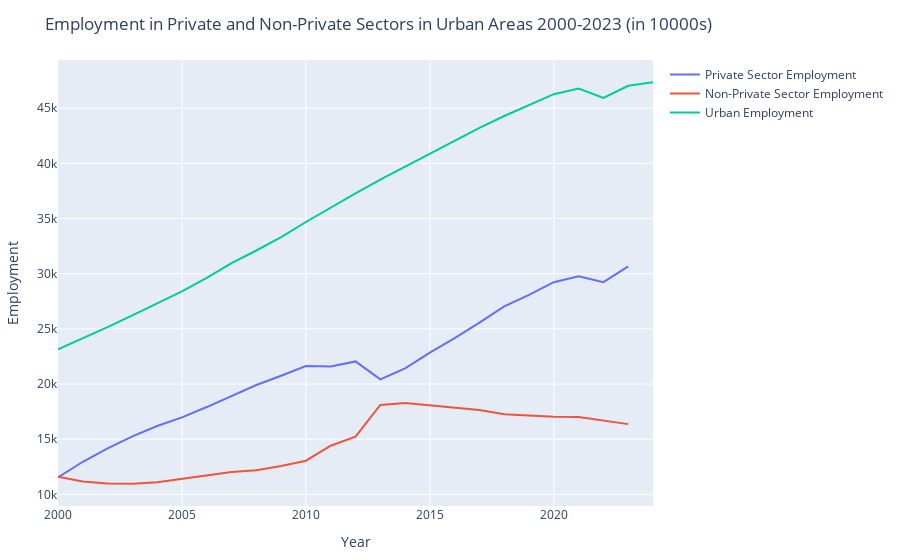

The notebook cell this image was saved under:
### Code cell
#Comparing Private and Non-Private Sector Employment in Urban Areas
df_overview."Urban Private Sector Employment" = df_overview."Urban Employed Persons" .- df_overview."Number of Employed Persons in Urban Non-private Units"
private_urban_line = PlotlyJS.scatter(
    x = df_overview."Year",
    y = df_overview."Urban Private Sector Employment",
    mode = "lines",
    name = "Private Sector Employment",
    yaxis = "y"   # primary y-axis
)
non_private_urban_line = PlotlyJS.scatter(
    x = df_overview."Year",
    y = df_overview."Number of Employed Persons in Urban Non-private Units",
    mode = "lines",
    name = "Non-Private Sector Employment",
    yaxis = "y"   # primary y-axis
)
layout4 = PlotlyJS.Layout(
    title = "Employment in Private and Non-Private Sectors in Urban Areas 2000-2023 (in 10000s)",
    xaxis = PlotlyJS.attr(title = "Year"),
    yaxis = PlotlyJS.attr(title = "Employment"),
)
display(PlotlyJS.plot([private_urban_line, non_private_urban_line, urban_line], layout4))

### Figure 1 — Plotly figure (JSON) as saved in the notebook; plotly's stock layout.template omitted (floating-point values rounded to 4 significant figures)
{"data": [{"mode": "lines", "name": "Private Sector Employment", "type": "scatter", "x": [2000, 2001, 2002, 2003, 2004, 2005, 2006, 2007, 2008, 2009, 2010, 2011, 2012, 2013, 2014, 2015, 2016, 2017, 2018, 2019, 2020, 2021, 2022, 2023, 2024], "y": [11539, 12957, 14174, 15260, 16194, 16985, 17917, 18929, 19910, 20749, 21635, 21590, 22051, 20419, 21425, 22854, 24163, 25564, 27034, 28087, 29232, 29758, 29230, 30664, null], "yaxis": "y"}, {"mode": "lines", "name": "Non-Private Sector Employment", "type": "scatter", "x": [2000, 2001, 2002, 2003, 2004, 2005, 2006, 2007, 2008, 2009, 2010, 2011, 2012, 2013, 2014, 2015, 2016, 2017, 2018, 2019, 2020, 2021, 2022, 2023, 2024], "y": [11612, 11166, 10985, 10970, 11099, 11404, 11713, 12024, 12193, 12573, 13052, 14413, 15236, 18108, 18278, 18062, 17888, 17644, 17258, 17162, 17039, 17015, 16701, 16368, null], "yaxis": "y"}, {"mode": "lines", "name": "Urban Employment", "type": "scatter", "x": [2000, 2001, 2002, 2003, 2004, 2005, 2006, 2007, 2008, 2009, 2010, 2011, 2012, 2013, 2014, 2015, 2016, 2017, 2018, 2019, 2020, 2021, 2022, 2023, 2024], "y": [23151, 24123, 25159, 26230, 27293, 28389, 29630, 30953, 32103, 33322, 34687, 36003, 37287, 38527, 39703, 40916, 42051, 43208, 44292, 45249, 46271, 46773, 45931, 47032, 47345], "yaxis": "y"}], "layout": {"margin": {"b": 50, "l": 50, "r": 50, "t": 60}, "title": "Employment in Private and Non-Private Sectors in Urban Areas 2000-2023 (in 10000s)", "xaxis": {"title": "Year"}, "yaxis": {"title": "Employment"}}}
